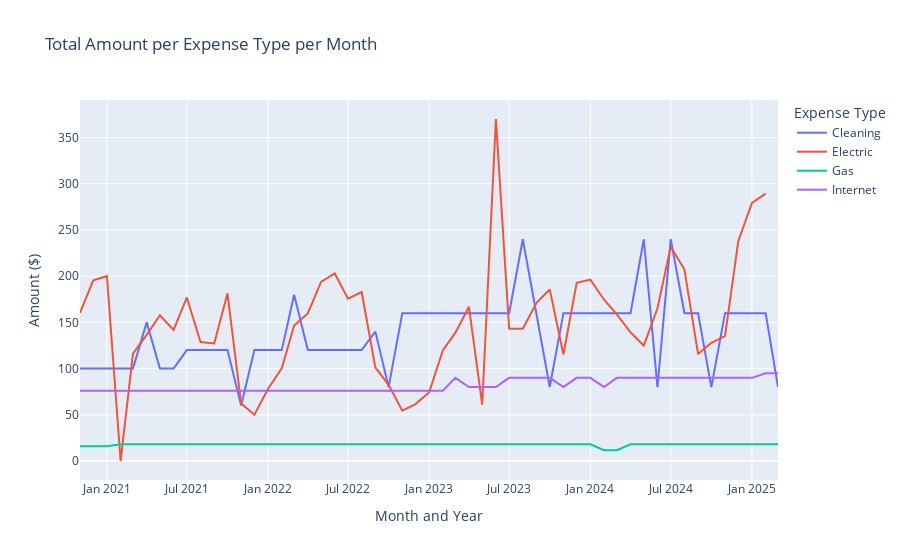

Source (notebook cell):
### Code cell
# group by year, month, and expense type, then sum Amount
monthly_expense_amount = (
    df.groupby([df["Date"].dt.to_period("M"), "Expense"])["Amount"].sum().reset_index()
)
monthly_expense_amount["Date"] = monthly_expense_amount["Date"].astype(
    str
)  # convert to string for Plotly

# plot
fig = px.line(
    monthly_expense_amount,
    x="Date",
    y="Amount",
    color="Expense",
    title="Total Amount per Expense Type per Month",
    labels={
        "Date": "Month and Year",
        "Amount": "Amount ($)",
        "Expense": "Expense Type",
    },
    hover_data={"Expense": True},
)

# format y-axis to show currency
fig.update_traces(
    hovertemplate="Month and Year: %{x}<br>Amount: $%{y:.2f}<br>Expense Type: %{customdata}"
)

fig.show()

### Figure 1 — Plotly figure (JSON) as saved in the notebook; plotly's stock layout.template omitted (floating-point values rounded to 4 significant figures)
{"data": [{"customdata": [["Cleaning"], ["Cleaning"], ["Cleaning"], ["Cleaning"], ["Cleaning"], ["Cleaning"], ["Cleaning"], ["Cleaning"], ["Cleaning"], ["Cleaning"], ["Cleaning"], ["Cleaning"], ["Cleaning"], ["Cleaning"], ["Cleaning"], ["Cleaning"], ["Cleaning"], ["Cleaning"], ["Cleaning"], ["Cleaning"], ["Cleaning"], ["Cleaning"], ["Cleaning"], ["Cleaning"], ["Cleaning"], ["Cleaning"], ["Cleaning"], ["Cleaning"], ["Cleaning"], ["Cleaning"], ["Cleaning"], ["Cleaning"], ["Cleaning"], ["Cleaning"], ["Cleaning"], ["Cleaning"], ["Cleaning"], ["Cleaning"], ["Cleaning"], ["Cleaning"], ["Cleaning"], ["Cleaning"], ["Cleaning"], ["Cleaning"], ["Cleaning"], ["Cleaning"], ["Cleaning"], ["Cleaning"], ["Cleaning"], ["Cleaning"], ["Cleaning"], ["Cleaning"], ["Cleaning"]], "hovertemplate": "Month and Year: %{x}<br>Amount: $%{y:.2f}<br>Expense Type: %{customdata}", "legendgroup": "Cleaning", "line": {"color": "#636efa", "dash": "solid"}, "marker": {"symbol": "circle"}, "mode": "lines", "name": "Cleaning", "orientation": "v", "showlegend": true, "type": "scatter", "x": ["2020-11", "2020-12", "2021-01", "2021-02", "2021-03", "2021-04", "2021-05", "2021-06", "2021-07", "2021-08", "2021-09", "2021-10", "2021-11", "2021-12", "2022-01", "2022-02", "2022-03", "2022-04", "2022-05", "2022-06", "2022-07", "2022-08", "2022-09", "2022-10", "2022-11", "2022-12", "2023-01", "2023-02", "2023-03", "2023-04", "2023-05", "2023-06", "2023-07", "2023-08", "2023-09", "2023-10", "2023-11", "2023-12", "2024-01", "2024-02", "2024-03", "2024-04", "2024-05", "2024-06", "2024-07", "2024-08", "2024-09", "2024-10", "2024-11", "2024-12", "2025-01", "2025-02", "2025-03"], "xaxis": "x", "y": [100, 100, 100, 100, 100, 150, 100, 100, 120, 120, 120, 120, 60, 120, 120, 120, 180, 120, 120, 120, 120, 120, 140, 80, 160, 160, 160, 160, 160, 160, 160, 160, 160, 240, 160, 80, 160, 160, 160, 160, 160, 160, 240, 80, 240, 160, 160, 80, 160, 160, 160, 160, 80], "yaxis": "y"}, {"customdata": [["Electric"], ["Electric"], ["Electric"], ["Electric"], ["Electric"], ["Electric"], ["Electric"], ["Electric"], ["Electric"], ["Electric"], ["Electric"], ["Electric"], ["Electric"], ["Electric"], ["Electric"], ["Electric"], ["Electric"], ["Electric"], ["Electric"], ["Electric"], ["Electric"], ["Electric"], ["Electric"], ["Electric"], ["Electric"], ["Electric"], ["Electric"], ["Electric"], ["Electric"], ["Electric"], ["Electric"], ["Electric"], ["Electric"], ["Electric"], ["Electric"], ["Electric"], ["Electric"], ["Electric"], ["Electric"], ["Electric"], ["Electric"], ["Electric"], ["Electric"], ["Electric"], ["Electric"], ["Electric"], ["Electric"], ["Electric"], ["Electric"], ["Electric"], ["Electric"], ["Electric"]], "hovertemplate": "Month and Year: %{x}<br>Amount: $%{y:.2f}<br>Expense Type: %{customdata}", "legendgroup": "Electric", "line": {"color": "#EF553B", "dash": "solid"}, "marker": {"symbol": "circle"}, "mode": "lines", "name": "Electric", "orientation": "v", "showlegend": true, "type": "scatter", "x": ["2020-11", "2020-12", "2021-01", "2021-02", "2021-03", "2021-04", "2021-05", "2021-06", "2021-07", "2021-08", "2021-09", "2021-10", "2021-11", "2021-12", "2022-01", "2022-02", "2022-03", "2022-04", "2022-05", "2022-06", "2022-07", "2022-08", "2022-09", "2022-10", "2022-11", "2022-12", "2023-01", "2023-02", "2023-03", "2023-04", "2023-05", "2023-06", "2023-07", "2023-08", "2023-09", "2023-10", "2023-11", "2023-12", "2024-01", "2024-02", "2024-03", "2024-04", "2024-05", "2024-06", "2024-07", "2024-08", "2024-09", "2024-10", "2024-11", "2024-12", "2025-01", "2025-02"], "xaxis": "x", "y": [160.3, 195.5, 200, 0, 116.2, 136.5, 157.7, 141.9, 176.9, 128.8, 127.2, 181.4, 62.2, 50.04, 78.24, 100.3, 146.7, 159.7, 193.7, 203.0, 175.7, 182.8, 101.2, 82.46, 54.51, 61.62, 74.53, 119.8, 138.7, 166.8, 60.94, 370.1, 143.2, 143.2, 171.1, 185.5, 115.3, 192.8, 196.3, 174.6, 158.6, 139.3, 124.9, 165.3, 231.9, 207.4, 115.7, 127.9, 135.2, 237.8, 279.2, 289.4], "yaxis": "y"}, {"customdata": [["Gas"], ["Gas"], ["Gas"], ["Gas"], ["Gas"], ["Gas"], ["Gas"], ["Gas"], ["Gas"], ["Gas"], ["Gas"], ["Gas"], ["Gas"], ["Gas"], ["Gas"], ["Gas"], ["Gas"], ["Gas"], ["Gas"], ["Gas"], ["Gas"], ["Gas"], ["Gas"], ["Gas"], ["Gas"], ["Gas"], ["Gas"], ["Gas"], ["Gas"], ["Gas"], ["Gas"], ["Gas"], ["Gas"], ["Gas"], ["Gas"], ["Gas"], ["Gas"], ["Gas"], ["Gas"], ["Gas"], ["Gas"], ["Gas"], ["Gas"], ["Gas"], ["Gas"], ["Gas"], ["Gas"], ["Gas"], ["Gas"], ["Gas"], ["Gas"], ["Gas"], ["Gas"]], "hovertemplate": "Month and Year: %{x}<br>Amount: $%{y:.2f}<br>Expense Type: %{customdata}", "legendgroup": "Gas", "line": {"color": "#00cc96", "dash": "solid"}, "marker": {"symbol": "circle"}, "mode": "lines", "name": "Gas", "orientation": "v", "showlegend": true, "type": "scatter", "x": ["2020-11", "2020-12", "2021-01", "2021-02", "2021-03", "2021-04", "2021-05", "2021-06", "2021-07", "2021-08", "2021-09", "2021-10", "2021-11", "2021-12", "2022-01", "2022-02", "2022-03", "2022-04", "2022-05", "2022-06", "2022-07", "2022-08", "2022-09", "2022-10", "2022-11", "2022-12", "2023-01", "2023-02", "2023-03", "2023-04", "2023-05", "2023-06", "2023-07", "2023-08", "2023-09", "2023-10", "2023-11", "2023-12", "2024-01", "2024-02", "2024-03", "2024-04", "2024-05", "2024-06", "2024-07", "2024-08", "2024-09", "2024-10", "2024-11", "2024-12", "2025-01", "2025-02", "2025-03"], "xaxis": "x", "y": [16, 16, 16, 18, 18, 18, 18, 18, 18, 18, 18, 18, 18, 18, 18, 18, 18, 18, 18, 18, 18, 18, 18, 18, 18, 18, 18, 18, 18, 18, 18, 18, 18, 18, 18, 18, 18, 18, 18, 11.66, 11.66, 18, 18, 18, 18, 18, 18, 18, 18, 18, 18, 18, 18], "yaxis": "y"}, {"customdata": [["Internet"], ["Internet"], ["Internet"], ["Internet"], ["Internet"], ["Internet"], ["Internet"], ["Internet"], ["Internet"], ["Internet"], ["Internet"], ["Internet"], ["Internet"], ["Internet"], ["Internet"], ["Internet"], ["Internet"], ["Internet"], ["Internet"], ["Internet"], ["Internet"], ["Internet"], ["Internet"], ["Internet"], ["Internet"], ["Internet"], ["Internet"], ["Internet"], ["Internet"], ["Internet"], ["Internet"], ["Internet"], ["Internet"], ["Internet"], ["Internet"], ["Internet"], ["Internet"], ["Internet"], ["Internet"], ["Internet"], ["Internet"], ["Internet"], ["Internet"], ["Internet"], ["Internet"], ["Internet"], ["Internet"], ["Internet"], ["Internet"], ["Internet"], ["Internet"], ["Internet"], ["Internet"]], "hovertemplate": "Month and Year: %{x}<br>Amount: $%{y:.2f}<br>Expense Type: %{customdata}", "legendgroup": "Internet", "line": {"color": "#ab63fa", "dash": "solid"}, "marker": {"symbol": "circle"}, "mode": "lines", "name": "Internet", "orientation": "v", "showlegend": true, "type": "scatter", "x": ["2020-11", "2020-12", "2021-01", "2021-02", "2021-03", "2021-04", "2021-05", "2021-06", "2021-07", "2021-08", "2021-09", "2021-10", "2021-11", "2021-12", "2022-01", "2022-02", "2022-03", "2022-04", "2022-05", "2022-06", "2022-07", "2022-08", "2022-09", "2022-10", "2022-11", "2022-12", "2023-01", "2023-02", "2023-03", "2023-04", "2023-05", "2023-06", "2023-07", "2023-08", "2023-09", "2023-10", "2023-11", "2023-12", "2024-01", "2024-02", "2024-03", "2024-04", "2024-05", "2024-06", "2024-07", "2024-08", "2024-09", "2024-10", "2024-11", "2024-12", "2025-01", "2025-02", "2025-03"], "xaxis": "x", "y": [76, 76, 76, 76, 76, 76, 76, 76, 76, 76, 76, 76, 76, 76, 76, 76, 76, 76, 76, 76, 76, 76, 76, 76, 76, 76, 76, 76, 89.99, 79.99, 79.99, 79.99, 89.99, 89.99, 89.99, 89.99, 79.99, 89.99, 89.99, 79.99, 89.99, 89.99, 89.99, 89.99, 89.99, 89.99, 89.99, 89.99, 89.99, 89.99, 89.99, 94.99, 94.99], "yaxis": "y"}], "layout": {"legend": {"title": {"text": "Expense Type"}, "tracegroupgap": 0}, "title": {"text": "Total Amount per Expense Type per Month"}, "xaxis": {"anchor": "y", "domain": [0, 1], "title": {"text": "Month and Year"}}, "yaxis": {"anchor": "x", "domain": [0, 1], "title": {"text": "Amount ($)"}}}}
